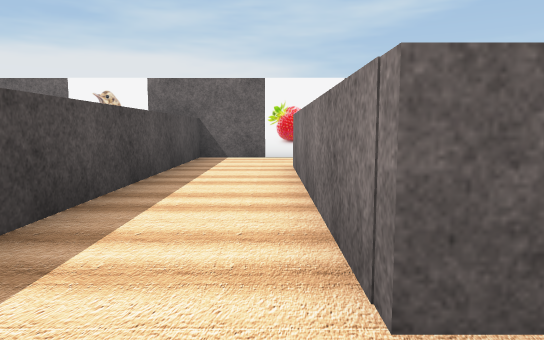
[1] (above)

15 first-person views from a walk through a 3-D level made in the Unity game engine. The camera is 0.72 m above the floor, tilts 6° down and sees 70° across. The floor is counted in squares, 1 m on a side. Each view is taken from the middle of a square. On the plan, view 1 faces up. The plan holds only what a view shows up to about 11 squares ahead; the rest is blank. The place goes on beyond the plan. The player character is not drawn. Some surface patterns are stand-ins.

[2]
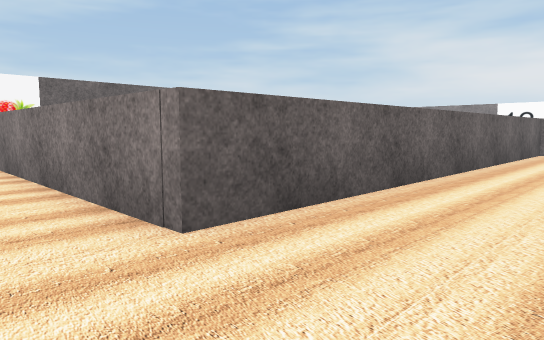

[3]
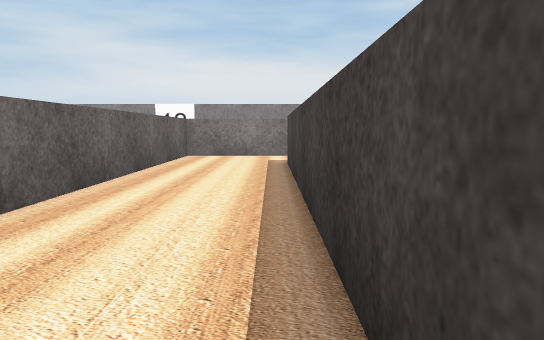

[4]
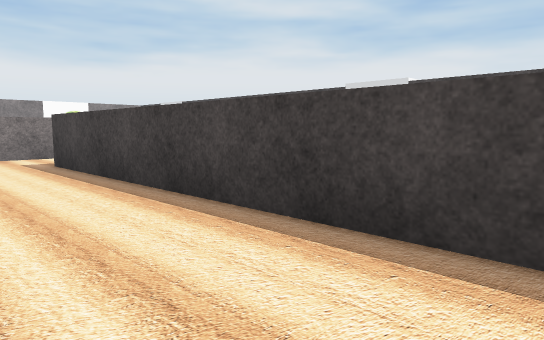

[5]
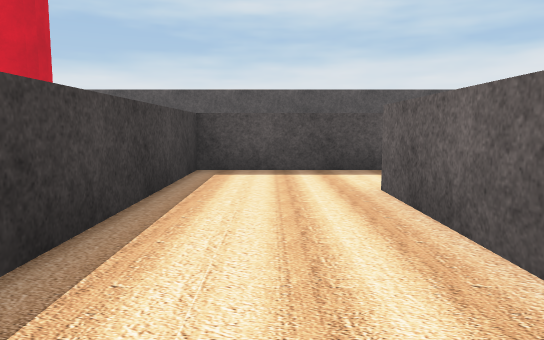

[6]
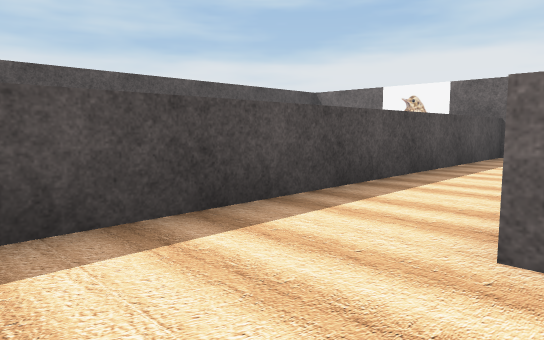

[7]
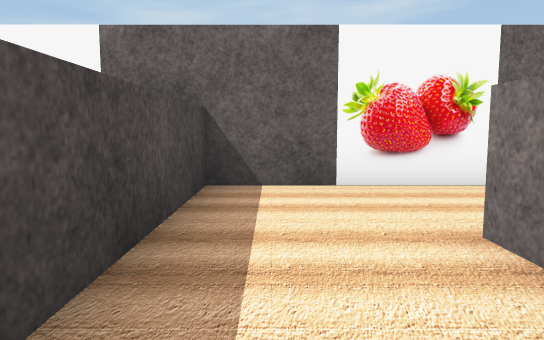

[8]
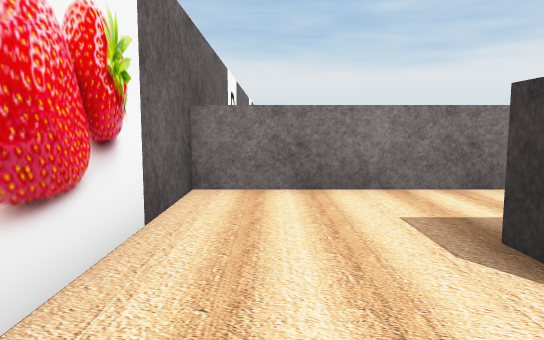

[9]
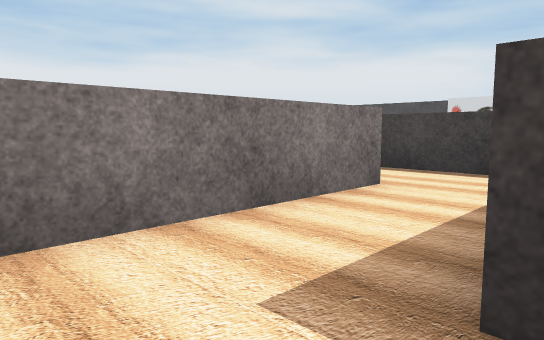

[10]
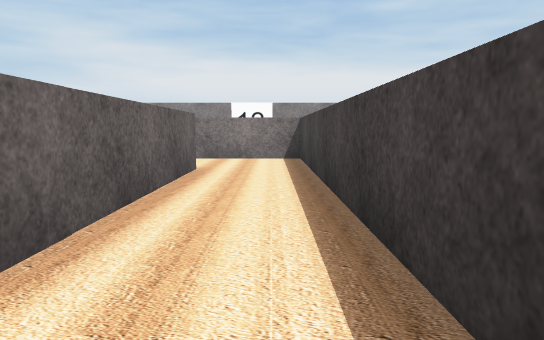

[11]
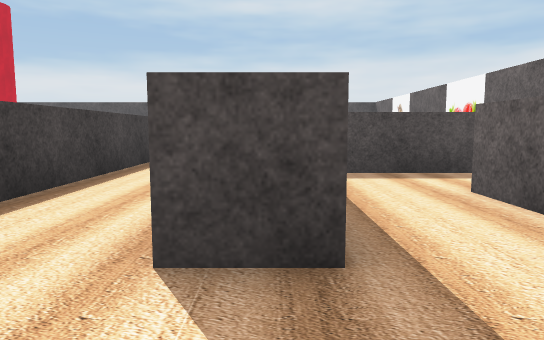

[12]
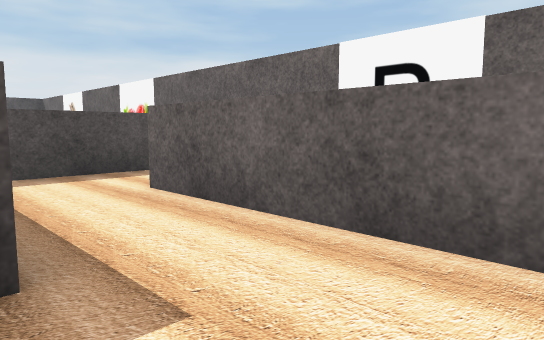

[13]
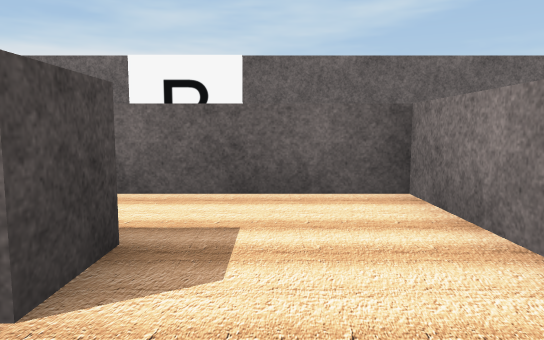

[14]
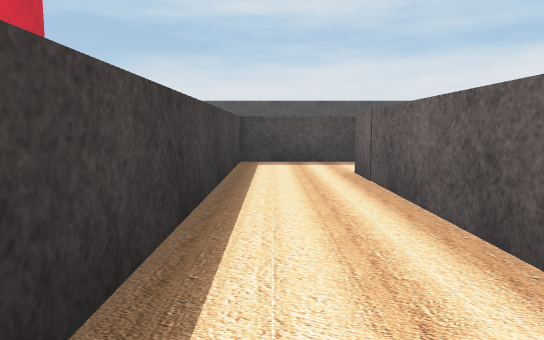

[15]
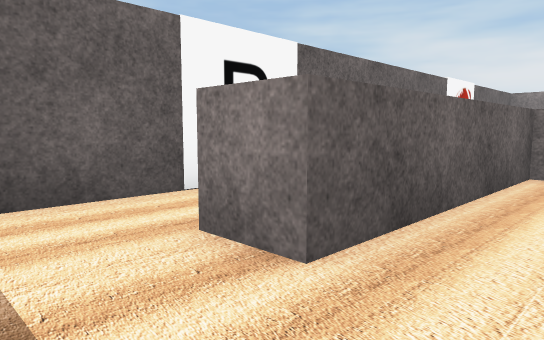

### Floor plan
Points are (right, up) in squares from view 1. A wall is a line through its corners. A room is listed if a view was taken in it or the views show most of it. See-through windows are left out.
Room 1 (views 1, 2, 3, 4, 5, 6, 7, 8, 9)
walls: (1, 7.5) (1.5, 7.5); (11.5, -2) (11.5, 1.3) (0.4, 1.3) (0.4, 7.6); (-0.4, 9.9) (-1.8, 9.9) (-1.8, -1.3) (9.4, -1.3)
ways out: opening at (1, 8.5) to room 2; opening at (10.5, -2)
objects: other object (0, 10)
Room 2 (views 10, 13, 14)
walls: (1.4, 4.9) (1.4, 2.3) (11.5, 2.3) (11.5, 4.5); (9, 4.4) (3.6, 4.4) (3.6, 9.9) (1.8, 9.9)
ways out: opening at (1, 8.5) to room 1; opening at (10.5, 5) to room 3
Room 3 (views 11, 12, 15)
walls: (9, 5.5) (9, 4.4); (4.6, 7.5) (4.6, 6.1); (11.5, 4.5) (11.5, 7.3) (6.6, 7.3)
ways out: opening at (10.5, 5) to room 2; opening at (5.5, 8)

Positions as (right, up) in squares from view 1, and headings:
1: (0, 0), facing up
2: (-1, -1), facing up-right
3: (1, -1), facing right
4: (1, 1), facing down-right
5: (5, 0), facing left
6: (1, -1), facing up-left
7: (-1, 5), facing up
8: (-1, 9), facing right
9: (1, 9), facing down-right
10: (2, 3), facing right
11: (11, 5), facing left
12: (11, 5), facing up-left
13: (10, 3), facing up
14: (10, 3), facing left
15: (5, 6), facing up-right
